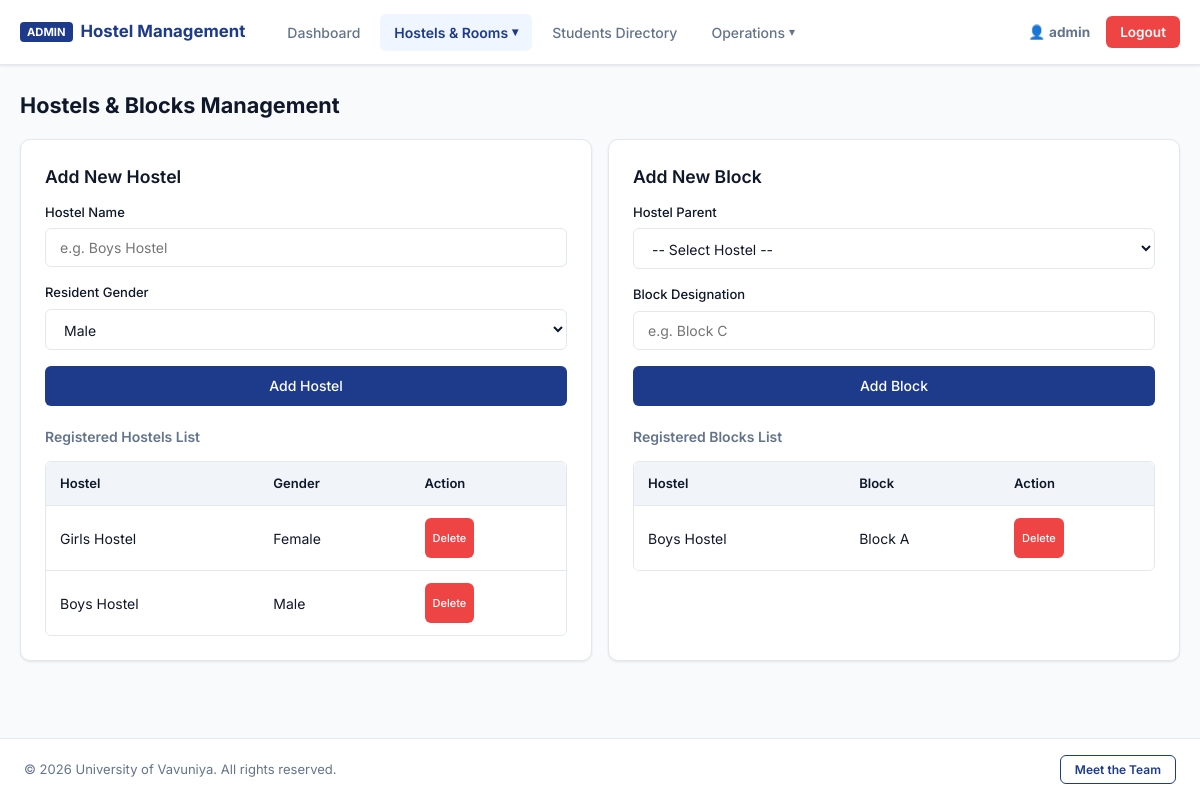
Before: /admin/manage-hostels.php (signed in) with the older database file.
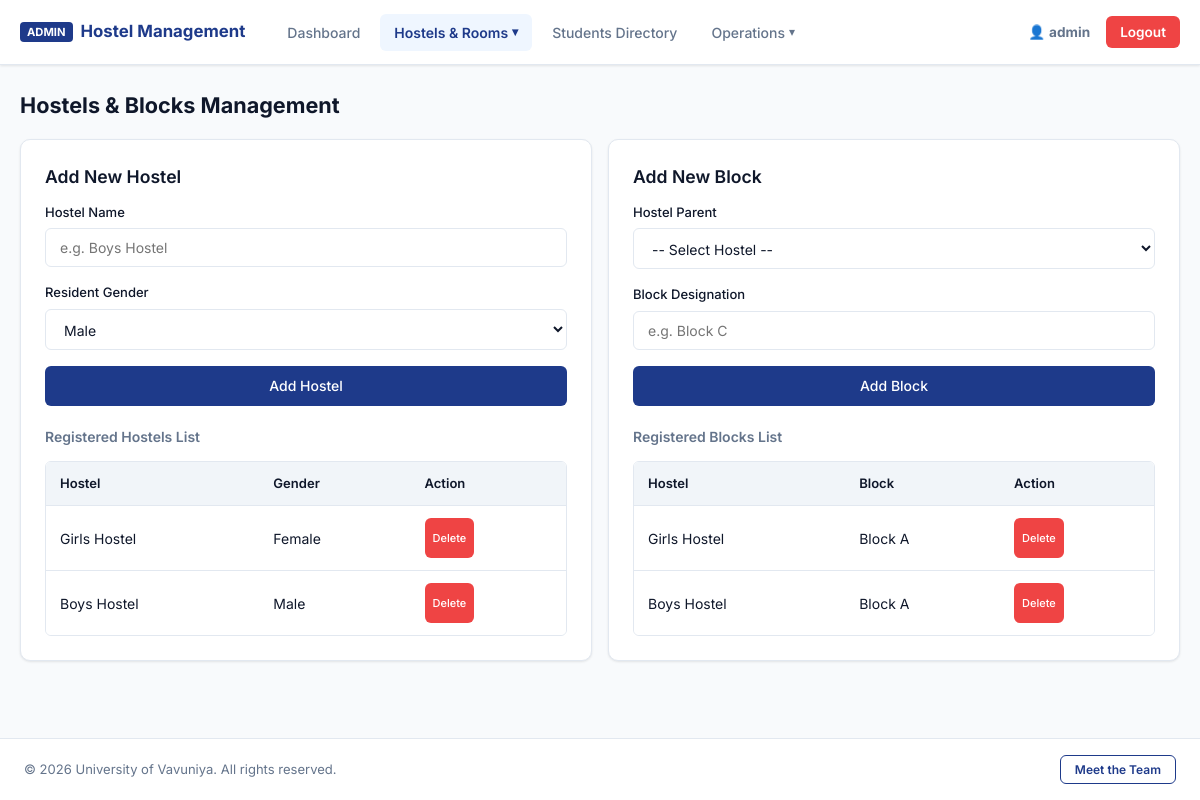
After: the same page with the newer database file.
### tables this page shows
CREATE TABLE `hostels` (
    `id` INT AUTO_INCREMENT PRIMARY KEY,
    `name` VARCHAR(100) NOT NULL,
    `gender_type` ENUM('Male', 'Female') NOT NULL
);

CREATE TABLE `blocks` (
    `id` INT AUTO_INCREMENT PRIMARY KEY,
    `hostel_id` INT NOT NULL,
    `block_name` VARCHAR(50) NOT NULL,
    FOREIGN KEY (`hostel_id`) REFERENCES `hostels`(`id`) ON DELETE CASCADE
);

### admin/manage-hostels.php (the view, shortened to what this page needs)
<?php
require_once '../config/db.php';
$hostels = $pdo->query("SELECT * FROM hostels ORDER BY id DESC")->fetchAll();
$blocks = $pdo->query("SELECT b.*, h.name as hostel_name, h.gender_type FROM blocks b JOIN hostels h ON b.hostel_id = h.id ORDER BY b.id DESC")->fetchAll();
?>
<!DOCTYPE html>
<html lang="en">
<head>
    <link rel="stylesheet" href="../assets/css/style.css">
</head>
<body>
    <?php include '../includes/sidebar.php'; ?>
    <main class="admin-wrapper">
        <h2 style="font-size: 1.35rem; font-weight: 700; margin-bottom: 18px;">Hostels & Blocks Management</h2>
        <div class="form-grid-2" style="margin-bottom: 24px;">
            <div class="card">
                <h3>Add New Hostel</h3>
                <form method="POST">
                    <div class="form-group">
                        <label>Hostel Name</label>
                        <input type="text" name="name" class="form-control" placeholder="e.g. Boys Hostel" required>
                    </div>
                    <div class="form-group">
                        <label>Resident Gender</label>
                        <select name="gender" class="form-control">
                            <option value="Male">Male</option>
                        </select>
                    </div>
                    <button type="submit" name="add_hostel" class="btn" style="width: 100%;">Add Hostel</button>
                </form>
                <h4 style="font-size: 0.875rem; margin: 20px 0 8px 0; color: var(--text-muted); font-weight: 600;">Registered Hostels List</h4>
                <div class="table-responsive">
                    <table>
                        <thead><tr><th>Hostel</th><th>Gender</th><th>Action</th></tr></thead>
                        <tbody>
                            <?php foreach ($hostels as $h): ?>
                            <tr>
                                <td><?= htmlspecialchars($h['name']) ?></td>
                                <td><?= htmlspecialchars($h['gender_type']) ?></td>
                                <td><a href="manage-hostels.php?delete_hostel=<?= $h['id'] ?>" class="btn btn-danger" style="padding: 3px 8px; font-size: 11px;" onclick="return confirmAction('Delete this hostel?')">Delete</a></td>
                            </tr>
                            <?php endforeach; ?>
                        </tbody>
                    </table>
                </div>
            </div>
            <div class="card">
                <h3>Add New Block</h3>
                <form method="POST">
                    <div class="form-group">
                        <label>Hostel Parent</label>
                        <select name="hostel_id" class="form-control" required>
                            <option value="">-- Select Hostel --</option>
                        </select>
                    </div>
                    <div class="form-group">
                        <label>Block Designation</label>
                        <input type="text" name="block_name" class="form-control" placeholder="e.g. Block C" required>
                    </div>
                    <button type="submit" name="add_block" class="btn" style="width: 100%;">Add Block</button>
                </form>
                <h4 style="font-size: 0.875rem; margin: 20px 0 8px 0; color: var(--text-muted); font-weight: 600;">Registered Blocks List</h4>
                <div class="table-responsive">
                    <table>
                        <thead><tr><th>Hostel</th><th>Block</th><th>Action</th></tr></thead>
                        <tbody>
                            <?php foreach ($blocks as $bl): ?>
                            <tr>
                                <td><?= htmlspecialchars($bl['hostel_name']) ?></td>
                                <td><?= htmlspecialchars($bl['block_name']) ?></td>
                                <td><a href="manage-hostels.php?delete_block=<?= $bl['id'] ?>" class="btn btn-danger" style="padding: 3px 8px; font-size: 11px;" onclick="return confirmAction('Delete this block?')">Delete</a></td>
                            </tr>
                            <?php endforeach; ?>
                        </tbody>
                    </table>
                </div>
            </div>
        </div>
    </main>
    <?php include '../includes/footer.php'; ?>
</body>
</html>

### includes/sidebar.php (shortened to what this page needs)
<?php
$currentPage = basename($_SERVER['PHP_SELF']);
?>
<header class="admin-navbar">
    <div class="admin-nav-container">
        <a href="dashboard.php" class="admin-brand">
            <span class="brand-badge">Admin</span> Hostel Management
        </a>
        <nav class="admin-menu" id="adminMenu">
            <ul class="admin-links">
                <li>
                    <a href="dashboard.php" class="<?= $currentPage === 'dashboard.php' ? 'active' : '' ?>">Dashboard</a>
                </li>
                <li class="nav-dropdown">
                    <a href="javascript:void(0)" class="dropdown-trigger <?= in_array($currentPage, ['manage-hostels.php', 'manage-rooms.php']) ? 'active' : '' ?>">
                        Hostels & Rooms <span class="arrow-down">&#9662;</span>
                    </a>
                </li>
                <li>
                    <a href="manage-students.php" class="<?= $currentPage === 'manage-students.php' ? 'active' : '' ?>">Students Directory</a>
                </li>
                <li class="nav-dropdown">
                    <a href="javascript:void(0)" class="dropdown-trigger <?= in_array($currentPage, ['allocate.php', 'checkout-batch.php', 'complaints.php', 'export.php']) ? 'active' : '' ?>">
                        Operations <span class="arrow-down">&#9662;</span>
                    </a>
                </li>
            </ul>
            <div class="admin-user-action">
                <a href="dashboard.php#change-password" class="user-greeting" title="Account Settings - Change Password" style="text-decoration: none; cursor: pointer; display: inline-flex; align-items: center; gap: 4px;">
                    👤 <strong><?= htmlspecialchars($_SESSION['admin_user'] ?? 'Admin') ?></strong>
                </a>
                <a href="logout.php" class="btn-logout">Logout</a>
            </div>
        </nav>
    </div>
</header>

### includes/footer.php (shortened to what this page needs)
<footer class="site-footer">
    <p>&copy; <?php echo date('Y');?> University of Vavuniya. All rights reserved.</p>
    <button type="button" class="btn-team" onclick="openTeamModal()">Meet the Team</button>
</footer>

Changed rows visible on the page:
added blocks: hostel.name "Girls Hostel", block_name "Block A"
